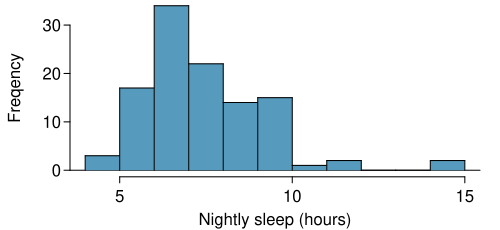

R code for this plot:
library(openintro)
data(COL)
data(student.sleep)
x <- student.sleep$hours
t.test(x, mu = 7)
mean(x)
sd(x)
length(x)

fn <- paste0('histOfSleepForCollege',
             'ThatWasCheckingForMoreThan7Hours.pdf')
myPDF(fn, 5, 2.3,
      mar = c(2.65, 3.5, 0, 1),
      mgp = c(1.6, 0.45, 0))
histPlot(x,
         xlab = 'Nightly sleep (hours)',
         ylab = '',
         col = COL[1],
         axes = FALSE)
axis(1, at = c(5, 10, 15))
axis(2, at = seq(0, 30, 10))
mtext('Freqency', side = 2, line = 2.3, las = 0)
dev.off()
